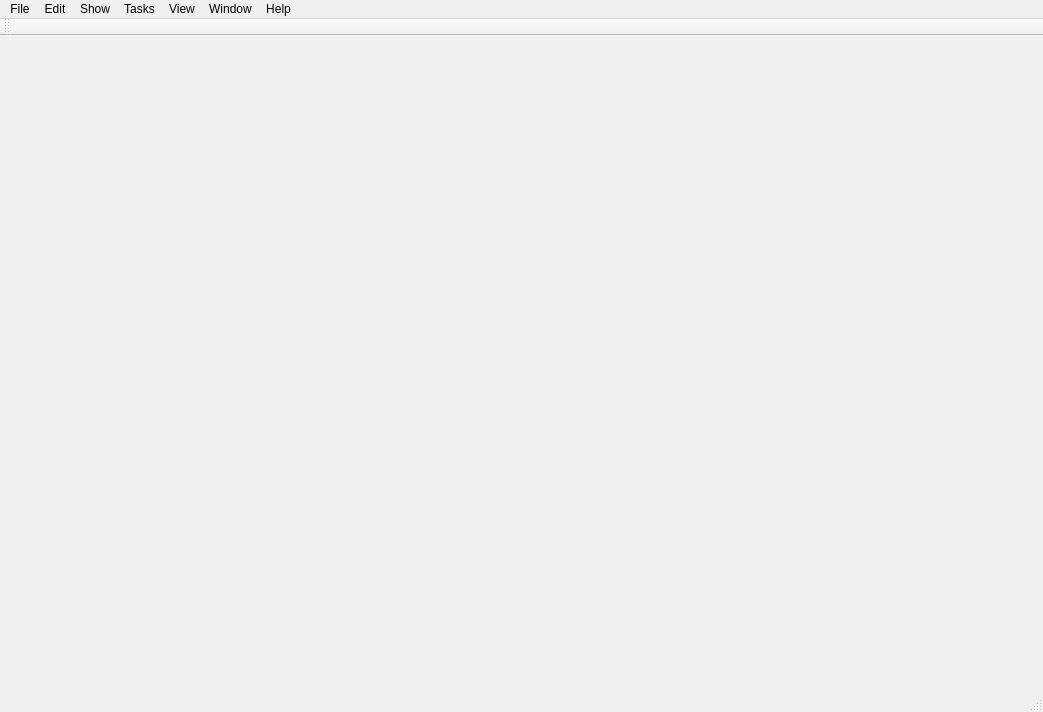
<?xml version="1.0" encoding="UTF-8"?>
<ui version="4.0">
 <class>mainWindow</class>
 <widget class="QMainWindow" name="mainWindow">
  <property name="enabled">
   <bool>true</bool>
  </property>
  <property name="geometry">
   <rect>
    <x>0</x>
    <y>0</y>
    <width>1043</width>
    <height>712</height>
   </rect>
  </property>
  <property name="mouseTracking">
   <bool>true</bool>
  </property>
  <property name="windowTitle">
   <string>Helix</string>
  </property>
  <property name="styleSheet">
   <string notr="true"/>
  </property>
  <property name="documentMode">
   <bool>true</bool>
  </property>
  <property name="dockOptions">
   <set>QMainWindow::AllowNestedDocks|QMainWindow::AllowTabbedDocks|QMainWindow::AnimatedDocks</set>
  </property>
  <property name="unifiedTitleAndToolBarOnMac">
   <bool>true</bool>
  </property>
  <widget class="QWidget" name="WIDG_main">
   <property name="mouseTracking">
    <bool>true</bool>
   </property>
   <layout class="QHBoxLayout" name="horizontalLayout"/>
  </widget>
  <widget class="QMenuBar" name="menubar">
   <property name="geometry">
    <rect>
     <x>0</x>
     <y>0</y>
     <width>1043</width>
     <height>28</height>
    </rect>
   </property>
   <widget class="QMenu" name="menuFile">
    <property name="title">
     <string>File</string>
    </property>
    <widget class="QMenu" name="menuNew">
     <property name="title">
      <string>New</string>
     </property>
     <addaction name="ACT_newShow"/>
     <addaction name="ACT_newSeq"/>
     <addaction name="ACT_newShot"/>
     <addaction name="ACT_newElement"/>
    </widget>
    <addaction name="menuNew"/>
    <addaction name="ACT_importElement"/>
    <addaction name="ACT_export"/>
    <addaction name="separator"/>
    <addaction name="separator"/>
    <addaction name="ACT_openDB"/>
    <addaction name="separator"/>
   </widget>
   <widget class="QMenu" name="menuView">
    <property name="title">
     <string>View</string>
    </property>
    <widget class="QMenu" name="MENU_elementTypes">
     <property name="tearOffEnabled">
      <bool>true</bool>
     </property>
     <property name="title">
      <string>Asset types</string>
     </property>
     <addaction name="action"/>
    </widget>
    <addaction name="ACT_explorer"/>
    <addaction name="ACT_terminal"/>
    <addaction name="ACT_reload"/>
    <addaction name="ACT_find"/>
    <addaction name="MENU_elementTypes"/>
   </widget>
   <widget class="QMenu" name="menuEdit">
    <property name="title">
     <string>Edit</string>
    </property>
    <widget class="QMenu" name="menuPreferences">
     <property name="title">
      <string>Preferences</string>
     </property>
     <addaction name="ACT_prefGeneral"/>
     <addaction name="ACT_prefPerms"/>
     <addaction name="ACT_prefExe"/>
    </widget>
    <addaction name="ACT_delete"/>
    <addaction name="ACT_editProperties"/>
    <addaction name="separator"/>
    <addaction name="menuPreferences"/>
   </widget>
   <widget class="QMenu" name="MENU_contextMenu">
    <property name="title">
     <string>Show</string>
    </property>
   </widget>
   <widget class="QMenu" name="menuHelp">
    <property name="title">
     <string>Help</string>
    </property>
    <addaction name="ACT_about"/>
    <addaction name="separator"/>
    <addaction name="ACT_manual"/>
    <addaction name="ACT_docs"/>
    <addaction name="separator"/>
    <addaction name="ACT_bugReport"/>
   </widget>
   <widget class="QMenu" name="menuWindow">
    <property name="title">
     <string>Window</string>
    </property>
    <widget class="QMenu" name="menuLayout">
     <property name="title">
      <string>Workspace</string>
     </property>
     <addaction name="ACT_load1"/>
     <addaction name="ACT_load2"/>
     <addaction name="ACT_load3"/>
     <addaction name="ACT_loadOldSchool"/>
     <addaction name="separator"/>
     <addaction name="ACT_save1"/>
     <addaction name="ACT_save2"/>
     <addaction name="ACT_save3"/>
     <addaction name="separator"/>
     <addaction name="ACT_wsReset"/>
     <addaction name="ACT_wsFullReset"/>
    </widget>
    <addaction name="ACT_hierarchy"/>
    <addaction name="ACT_elList"/>
    <addaction name="ACT_globalElView"/>
    <addaction name="ACT_console"/>
    <addaction name="separator"/>
    <addaction name="menuLayout"/>
   </widget>
   <widget class="QMenu" name="menuFixes">
    <property name="title">
     <string>Tasks</string>
    </property>
    <widget class="QMenu" name="menuView_2">
     <property name="title">
      <string>View</string>
     </property>
     <addaction name="ACT_myFixes"/>
     <addaction name="ACT_deptFixes"/>
     <addaction name="ACT_allFixes"/>
    </widget>
    <addaction name="ACT_newFix"/>
    <addaction name="menuView_2"/>
    <addaction name="separator"/>
    <addaction name="ACT_fixReport"/>
   </widget>
   <addaction name="menuFile"/>
   <addaction name="menuEdit"/>
   <addaction name="MENU_contextMenu"/>
   <addaction name="menuFixes"/>
   <addaction name="menuView"/>
   <addaction name="menuWindow"/>
   <addaction name="menuHelp"/>
  </widget>
  <widget class="QStatusBar" name="statusbar"/>
  <widget class="QToolBar" name="toolBar">
   <property name="windowTitle">
    <string>toolBar</string>
   </property>
   <attribute name="toolBarArea">
    <enum>TopToolBarArea</enum>
   </attribute>
   <attribute name="toolBarBreak">
    <bool>false</bool>
   </attribute>
  </widget>
  <action name="ACT_openDB">
   <property name="text">
    <string>Connect to database...</string>
   </property>
   <property name="shortcut">
    <string>Ctrl+O</string>
   </property>
  </action>
  <action name="ACT_properties">
   <property name="enabled">
    <bool>false</bool>
   </property>
   <property name="text">
    <string>Properties...</string>
   </property>
  </action>
  <action name="ACT_reload">
   <property name="enabled">
    <bool>false</bool>
   </property>
   <property name="text">
    <string>Reload</string>
   </property>
   <property name="shortcut">
    <string>F5</string>
   </property>
  </action>
  <action name="ACT_newShow">
   <property name="text">
    <string>Show</string>
   </property>
   <property name="shortcut">
    <string>Ctrl+N</string>
   </property>
  </action>
  <action name="ACT_newSeq">
   <property name="text">
    <string>Sequence</string>
   </property>
   <property name="shortcut">
    <string>Ctrl+Q</string>
   </property>
  </action>
  <action name="ACT_newShot">
   <property name="text">
    <string>Shot</string>
   </property>
   <property name="shortcut">
    <string>Ctrl+S</string>
   </property>
  </action>
  <action name="ACT_newElement">
   <property name="text">
    <string>Asset</string>
   </property>
   <property name="shortcut">
    <string>Ctrl+E</string>
   </property>
  </action>
  <action name="ACT_editProperties">
   <property name="text">
    <string>Properties...</string>
   </property>
   <property name="shortcut">
    <string>F2</string>
   </property>
  </action>
  <action name="ACT_explorer">
   <property name="enabled">
    <bool>true</bool>
   </property>
   <property name="text">
    <string>In file browser</string>
   </property>
  </action>
  <action name="ACT_publish">
   <property name="enabled">
    <bool>false</bool>
   </property>
   <property name="text">
    <string>Publish</string>
   </property>
  </action>
  <action name="ACT_rollback">
   <property name="enabled">
    <bool>false</bool>
   </property>
   <property name="text">
    <string>Rollback...</string>
   </property>
  </action>
  <action name="action">
   <property name="text">
    <string>-</string>
   </property>
  </action>
  <action name="ACT_importElement">
   <property name="text">
    <string>Import asset...</string>
   </property>
  </action>
  <action name="ACT_find">
   <property name="text">
    <string>Find...</string>
   </property>
   <property name="shortcut">
    <string>Ctrl+F</string>
   </property>
  </action>
  <action name="ACT_slapComp">
   <property name="text">
    <string>Auto Slap Comp...</string>
   </property>
  </action>
  <action name="ACT_prefGeneral">
   <property name="text">
    <string>General...</string>
   </property>
  </action>
  <action name="ACT_prefPerms">
   <property name="text">
    <string>Users / Permissions...</string>
   </property>
  </action>
  <action name="ACT_prefExe">
   <property name="text">
    <string>Executables...</string>
   </property>
  </action>
  <action name="ACT_about">
   <property name="text">
    <string>About Helix</string>
   </property>
  </action>
  <action name="ACT_docs">
   <property name="enabled">
    <bool>false</bool>
   </property>
   <property name="text">
    <string>Developer Documentation</string>
   </property>
  </action>
  <action name="ACT_manual">
   <property name="text">
    <string>User Manual</string>
   </property>
  </action>
  <action name="ACT_mPub">
   <property name="text">
    <string>Publish...</string>
   </property>
  </action>
  <action name="ACT_mRoll">
   <property name="text">
    <string>Rollback...</string>
   </property>
  </action>
  <action name="ACT_mVersions">
   <property name="text">
    <string>Versions</string>
   </property>
  </action>
  <action name="ACT_terminal">
   <property name="text">
    <string>In terminal</string>
   </property>
  </action>
  <action name="ACT_console">
   <property name="checkable">
    <bool>true</bool>
   </property>
   <property name="text">
    <string>Console</string>
   </property>
  </action>
  <action name="ACT_globalElView">
   <property name="checkable">
    <bool>true</bool>
   </property>
   <property name="text">
    <string>Global Asset Viewer</string>
   </property>
  </action>
  <action name="ACT_elList">
   <property name="checkable">
    <bool>true</bool>
   </property>
   <property name="checked">
    <bool>true</bool>
   </property>
   <property name="text">
    <string>Asset List</string>
   </property>
  </action>
  <action name="actionLayout">
   <property name="text">
    <string>Layout</string>
   </property>
  </action>
  <action name="ACT_wsReset">
   <property name="text">
    <string>Reset</string>
   </property>
  </action>
  <action name="ACT_wsFullReset">
   <property name="text">
    <string>Reset to factory defaults</string>
   </property>
  </action>
  <action name="ACT_bugReport">
   <property name="text">
    <string>Bug report / Feature request</string>
   </property>
  </action>
  <action name="ACT_hierarchy">
   <property name="checkable">
    <bool>true</bool>
   </property>
   <property name="checked">
    <bool>true</bool>
   </property>
   <property name="text">
    <string>Hierarchy</string>
   </property>
  </action>
  <action name="ACT_save1">
   <property name="text">
    <string>Save to #1</string>
   </property>
  </action>
  <action name="ACT_save2">
   <property name="text">
    <string>Save to #2</string>
   </property>
  </action>
  <action name="ACT_save3">
   <property name="text">
    <string>Save to #3</string>
   </property>
  </action>
  <action name="ACT_load1">
   <property name="text">
    <string>Load #1</string>
   </property>
   <property name="shortcut">
    <string>Ctrl+1</string>
   </property>
  </action>
  <action name="ACT_load2">
   <property name="text">
    <string>Load #2</string>
   </property>
   <property name="shortcut">
    <string>Ctrl+2</string>
   </property>
  </action>
  <action name="ACT_load3">
   <property name="text">
    <string>Load #3</string>
   </property>
   <property name="shortcut">
    <string>Ctrl+3</string>
   </property>
  </action>
  <action name="ACT_loadOldSchool">
   <property name="text">
    <string>Load Old School</string>
   </property>
   <property name="toolTip">
    <string>&quot;Back in my day we didn't have no fancy console like you youngins&quot;</string>
   </property>
   <property name="shortcut">
    <string>Ctrl+0</string>
   </property>
  </action>
  <action name="ACT_export">
   <property name="text">
    <string>Export...</string>
   </property>
  </action>
  <action name="ACT_newFix">
   <property name="text">
    <string>New...</string>
   </property>
  </action>
  <action name="ACT_deptFixes">
   <property name="text">
    <string>Department tasks</string>
   </property>
  </action>
  <action name="ACT_myFixes">
   <property name="text">
    <string>Assigned to me</string>
   </property>
  </action>
  <action name="ACT_fixReport">
   <property name="text">
    <string>Generate report...</string>
   </property>
  </action>
  <action name="ACT_allFixes">
   <property name="text">
    <string>All</string>
   </property>
  </action>
  <action name="ACT_delete">
   <property name="text">
    <string>Delete...</string>
   </property>
  </action>
 </widget>
 <resources/>
 <connections/>
</ui>
